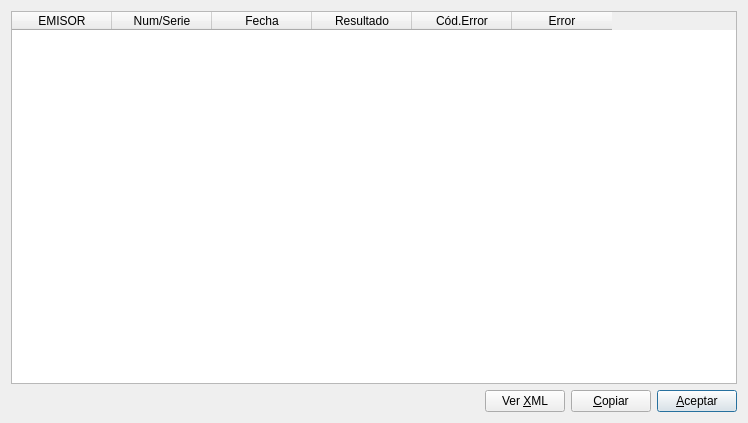
<?xml version="1.0" encoding="UTF-8"?>
<ui version="4.0">
 <class>respuesta_sii</class>
 <widget class="QDialog" name="respuesta_sii">
  <property name="geometry">
   <rect>
    <x>0</x>
    <y>0</y>
    <width>748</width>
    <height>423</height>
   </rect>
  </property>
  <property name="windowTitle">
   <string>RESPUESTA ENVÍO SII</string>
  </property>
  <layout class="QVBoxLayout" name="verticalLayout">
   <item>
    <widget class="QTableWidget" name="tableWidget">
     <column>
      <property name="text">
       <string>EMISOR</string>
      </property>
     </column>
     <column>
      <property name="text">
       <string>Num/Serie</string>
      </property>
     </column>
     <column>
      <property name="text">
       <string>Fecha</string>
      </property>
     </column>
     <column>
      <property name="text">
       <string>Resultado</string>
      </property>
     </column>
     <column>
      <property name="text">
       <string>Cód.Error</string>
      </property>
     </column>
     <column>
      <property name="text">
       <string>Error</string>
      </property>
     </column>
    </widget>
   </item>
   <item>
    <layout class="QHBoxLayout" name="horizontalLayout">
     <item>
      <spacer name="horizontalSpacer">
       <property name="orientation">
        <enum>Qt::Horizontal</enum>
       </property>
       <property name="sizeHint" stdset="0">
        <size>
         <width>40</width>
         <height>20</height>
        </size>
       </property>
      </spacer>
     </item>
     <item>
      <widget class="QPushButton" name="xml_pushButton">
       <property name="text">
        <string>Ver &amp;XML</string>
       </property>
       <property name="icon">
        <iconset resource="keme.qrc">
         <normaloff>:/iconos/graf/xml.jpeg</normaloff>:/iconos/graf/xml.jpeg</iconset>
       </property>
      </widget>
     </item>
     <item>
      <widget class="QPushButton" name="copiar_pushButton">
       <property name="text">
        <string>&amp;Copiar</string>
       </property>
       <property name="icon">
        <iconset resource="keme.qrc">
         <normaloff>:/iconos/graf/copiar.png</normaloff>:/iconos/graf/copiar.png</iconset>
       </property>
      </widget>
     </item>
     <item>
      <widget class="QPushButton" name="aceptar_pushButton">
       <property name="text">
        <string>&amp;Aceptar</string>
       </property>
       <property name="icon">
        <iconset resource="keme.qrc">
         <normaloff>:/iconos/graf/application-exit.png</normaloff>:/iconos/graf/application-exit.png</iconset>
       </property>
       <property name="default">
        <bool>true</bool>
       </property>
      </widget>
     </item>
    </layout>
   </item>
  </layout>
 </widget>
 <tabstops>
  <tabstop>tableWidget</tabstop>
  <tabstop>xml_pushButton</tabstop>
  <tabstop>copiar_pushButton</tabstop>
  <tabstop>aceptar_pushButton</tabstop>
 </tabstops>
 <resources>
  <include location="keme.qrc"/>
 </resources>
 <connections>
  <connection>
   <sender>aceptar_pushButton</sender>
   <signal>clicked()</signal>
   <receiver>respuesta_sii</receiver>
   <slot>accept()</slot>
   <hints>
    <hint type="sourcelabel">
     <x>691</x>
     <y>396</y>
    </hint>
    <hint type="destinationlabel">
     <x>504</x>
     <y>384</y>
    </hint>
   </hints>
  </connection>
 </connections>
</ui>
